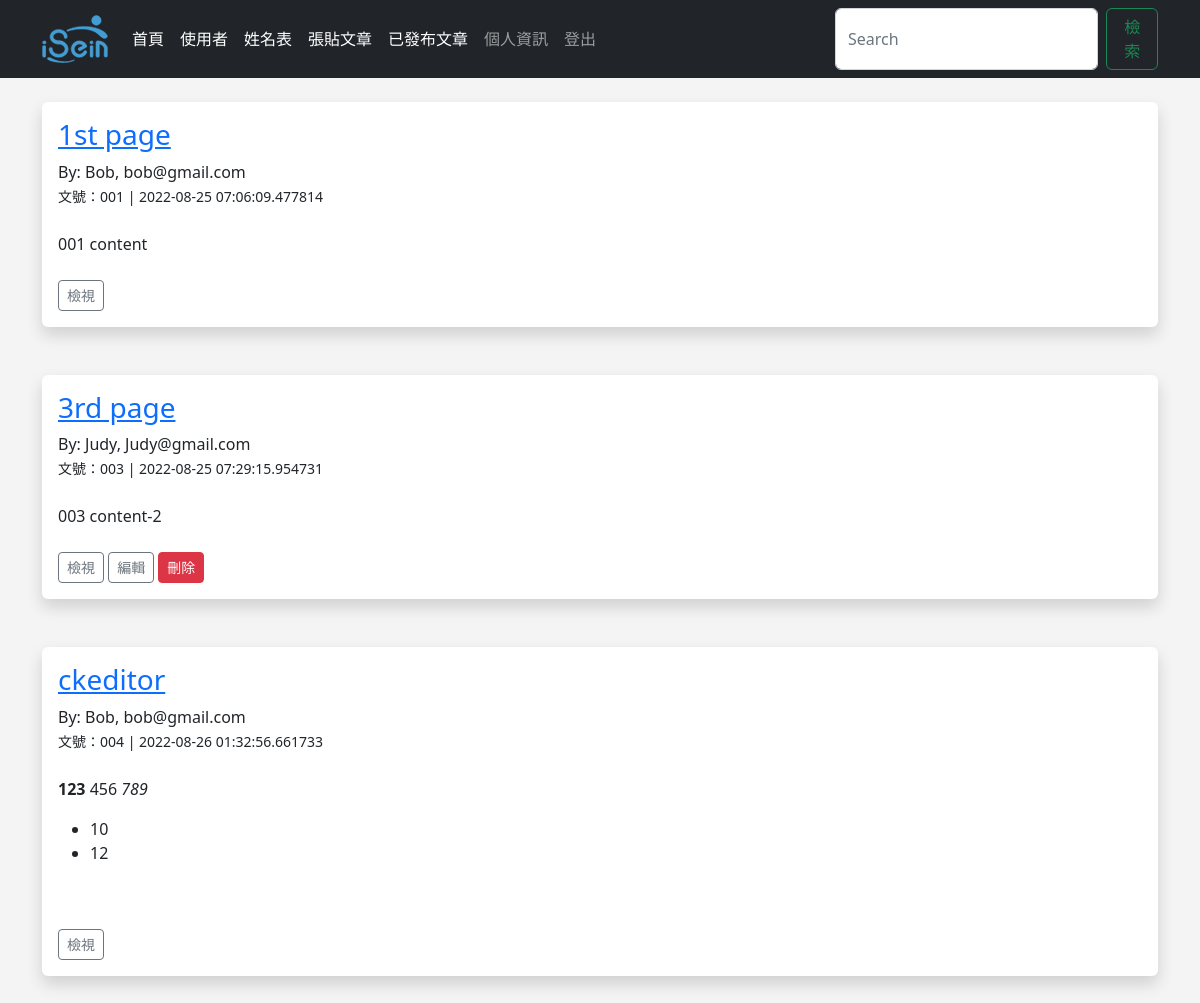
Screenshot of /posts (signed in) with the database file from the repository.
### app.py (models this page shows, shortened)
class Posts(db.Model):
    id = db.Column(db.Integer, primary_key=True)
    title = db.Column(db.String(255))
    content = db.Column(db.Text)
    date_posted = db.Column(db.DateTime, default=datetime.utcnow)
    slug = db.Column(db.String(255))
    poster_id = db.Column(db.Integer, db.ForeignKey('users.id'))

class Users(db.Model, UserMixin):
    id = db.Column(db.Integer, primary_key=True)
    username = db.Column(db.String(20), nullable=False)
    name = db.Column(db.String(200), nullable=False)
    email = db.Column(db.String(200), nullable=False, unique=True)
    favorite_color = db.Column(db.String(120))
    about_author = db.Column(db.Text())
    password_hash = db.Column(db.String(128))
    date_added = db.Column(db.DateTime, default=datetime.utcnow)
    posts = db.relationship('Posts', backref="poster")
    profile_pic = db.Column(db.String(256))
    @property
    def password(self):
        raise AttributeError("哈希屬性不可讀取！")

### app.py (the view)
@app.route('/posts')
def posts():
    posts = Posts.query.order_by(Posts.date_posted)
    return render_template('posts.html', posts=posts)

### webforms.py
class SearchForm(FlaskForm):
    searched = StringField('Searched', validators=[DataRequired()])
    submit = SubmitField("確認")

### app.py (called while the page is built)
@login_manager.user_loader
def load_user(user_id):
    return Users.query.get(int(user_id))

@app.context_processor
def base():
    form = SearchForm()
    return dict(form=form)

### templates/posts.html (shortened to what this page needs)
{% extends 'base.html' %}
{% block content %}
    {% for post in posts %}
        <div class="shadow p-3 mb-5 bg-body rounded">
            <h3><a href="{{ url_for('post', id=post.id)}}">{{ post.title }}</a></h3>
            By: {{ post.poster.name }}, {{ post.poster.email }}<br/>
            <small>文號：{{ post.slug }} | {{ post.date_posted }}</small><br/>
            <br/>
            {{ post.content|safe }}<br/>
            <br/>
            <a href="{{ url_for('post', id=post.id)}}" class="btn btn-outline-secondary btn-sm">檢視</a>
            {% if current_user.id == post.poster_id or current_user.id == 1 %}
                <a href="{{ url_for('edit_post', id=post.id)}}" class="btn btn-outline-secondary btn-sm">編輯</a>
                <a href="{{ url_for('delete_post', id=post.id)}}" class="btn btn-danger btn-sm">刪除</a>
                <br/>
            {% endif %}
        </div>
    {% endfor %}
{% endblock %}

### static/css/style.css (style rules this page uses)
body { background: #f4f4f4f0; }

### rows the page displays
Posts: title "1st page", poster.name "Bob", poster.email "bob@gmail.com", slug "001", date_posted "2022-08-25 07:06:09.477814", content "001 content"
Posts: title "3rd page", poster.name "Judy", poster.email "Judy@gmail.com", slug "003", date_posted "2022-08-25 07:29:15.954731", content "003 content-2"
Posts: title "ckeditor", poster.name "Bob", poster.email "bob@gmail.com", slug "004", date_posted "2022-08-26 01:32:56.661733", content "123 456 789 10 12"
